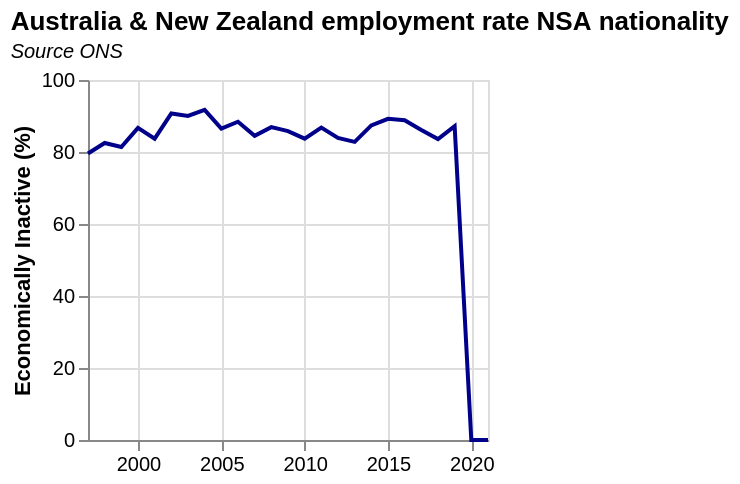

Write a Vega-Lite specification for this figure.
### Vega-Lite specification from a JSON file in a GitHub repository (floating-point values rounded to 4 significant figures)
{"$schema": "https://vega.github.io/schema/vega-lite/v5.json", "title": {"text": "Australia & New Zealand employment rate NSA nationality", "subtitle": ["Source ONS"], "subtitleFontStyle": "italic", "subtitleFontSize": 10, "anchor": "start", "color": "black"}, "data": {"values": [{"date": "1997", "label": "1997", "month": "", "quarter": "", "sourceDataset": "LMS", "updateDate": "2015-10-13T23:00:00.000Z", "value": "79.6", "year": "1997"}, {"date": "1998", "label": "1998", "month": "", "quarter": "", "sourceDataset": "LMS", "updateDate": "2015-10-13T23:00:00.000Z", "value": "82.5", "year": "1998"}, {"date": "1999", "label": "1999", "month": "", "quarter": "", "sourceDataset": "LMS", "updateDate": "2015-10-13T23:00:00.000Z", "value": "81.4", "year": "1999"}, {"date": "2000", "label": "2000", "month": "", "quarter": "", "sourceDataset": "LMS", "updateDate": "2015-10-13T23:00:00.000Z", "value": "86.7", "year": "2000"}, {"date": "2001", "label": "2001", "month": "", "quarter": "", "sourceDataset": "LMS", "updateDate": "2015-10-13T23:00:00.000Z", "value": "83.7", "year": "2001"}, {"date": "2002", "label": "2002", "month": "", "quarter": "", "sourceDataset": "LMS", "updateDate": "2015-10-13T23:00:00.000Z", "value": "90.7", "year": "2002"}, {"date": "2003", "label": "2003", "month": "", "quarter": "", "sourceDataset": "LMS", "updateDate": "2015-10-13T23:00:00.000Z", "value": "90.0", "year": "2003"}, {"date": "2004", "label": "2004", "month": "", "quarter": "", "sourceDataset": "LMS", "updateDate": "2015-10-13T23:00:00.000Z", "value": "91.7", "year": "2004"}, {"date": "2005", "label": "2005", "month": "", "quarter": "", "sourceDataset": "LMS", "updateDate": "2015-10-13T23:00:00.000Z", "value": "86.5", "year": "2005"}, {"date": "2006", "label": "2006", "month": "", "quarter": "", "sourceDataset": "LMS", "updateDate": "2015-10-13T23:00:00.000Z", "value": "88.4", "year": "2006"}, {"date": "2007", "label": "2007", "month": "", "quarter": "", "sourceDataset": "LMS", "updateDate": "2019-02-19T00:00:00.000Z", "value": "84.5", "year": "2007"}, {"date": "2008", "label": "2008", "month": "", "quarter": "", "sourceDataset": "LMS", "updateDate": "2015-10-13T23:00:00.000Z", "value": "86.9", "year": "2008"}, {"date": "2009", "label": "2009", "month": "", "quarter": "", "sourceDataset": "LMS", "updateDate": "2015-10-13T23:00:00.000Z", "value": "85.8", "year": "2009"}, {"date": "2010", "label": "2010", "month": "", "quarter": "", "sourceDataset": "LMS", "updateDate": "2015-10-13T23:00:00.000Z", "value": "83.7", "year": "2010"}, {"date": "2011", "label": "2011", "month": "", "quarter": "", "sourceDataset": "LMS", "updateDate": "2015-10-13T23:00:00.000Z", "value": "86.8", "year": "2011"}, {"date": "2012", "label": "2012", "month": "", "quarter": "", "sourceDataset": "LMS", "updateDate": "2015-10-13T23:00:00.000Z", "value": "83.9", "year": "2012"}, {"date": "2013", "label": "2013", "month": "", "quarter": "", "sourceDataset": "LMS", "updateDate": "2015-10-13T23:00:00.000Z", "value": "82.8", "year": "2013"}, {"date": "2014", "label": "2014", "month": "", "quarter": "", "sourceDataset": "LMS", "updateDate": "2016-05-18T08:30:00.000Z", "value": "87.4", "year": "2014"}, {"date": "2015", "label": "2015", "month": "", "quarter": "", "sourceDataset": "LMS", "updateDate": "2019-02-19T00:00:00.000Z", "value": "89.2", "year": "2015"}, {"date": "2016", "label": "2016", "month": "", "quarter": "", "sourceDataset": "LMS", "updateDate": "2019-02-19T00:00:00.000Z", "value": "88.8", "year": "2016"}, {"date": "2017", "label": "2017", "month": "", "quarter": "", "sourceDataset": "LMS", "updateDate": "2019-02-19T00:00:00.000Z", "value": "86.1", "year": "2017"}, {"date": "2018", "label": "2018", "month": "", "quarter": "", "sourceDataset": "LMS", "updateDate": "2019-02-19T00:00:00.000Z", "value": "83.6", "year": "2018"}, {"date": "2019", "label": "2019", "month": "", "quarter": "", "sourceDataset": "LMS", "updateDate": "2020-02-18T00:00:00.000Z", "value": "87.2", "year": "2019"}, {"date": "2020", "label": "2020", "month": "", "quarter": "", "sourceDataset": "LMS", "updateDate": "2021-07-14T23:00:00.000Z", "value": "", "year": "2020"}, {"date": "2021", "label": "2021", "month": "", "quarter": "", "sourceDataset": "LMS", "updateDate": "2022-02-15T00:00:00.000Z", "value": "", "year": "2021"}], "format": {"parse": {"date": "date"}}}, "mark": {"type": "line", "color": "darkblue"}, "height": 180, "width": 200, "encoding": {"x": {"field": "date", "type": "temporal", "title": ""}, "y": {"field": "value", "type": "quantitative", "title": "Economically Inactive (%)"}}, "config": {}}
